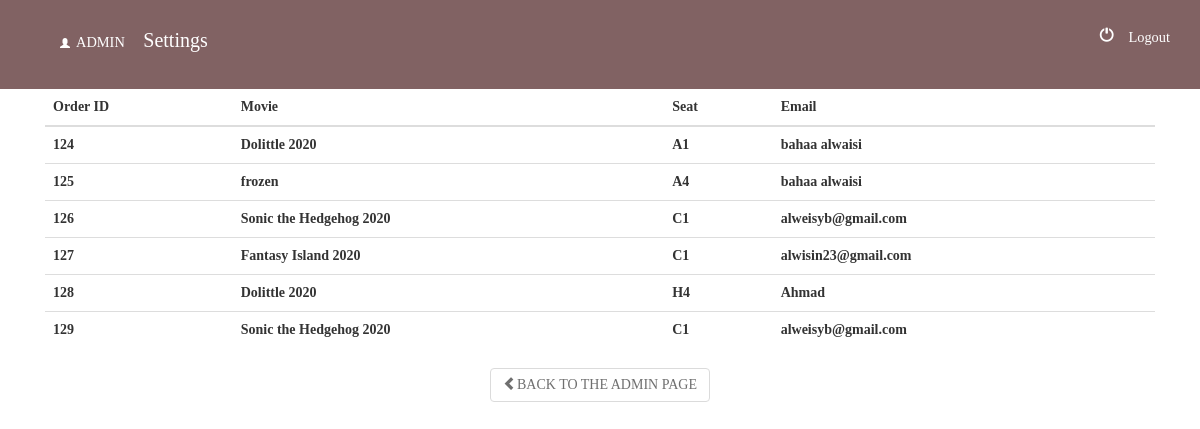
/orderseat.php (signed in), run on the app's committed database.
### tables this page shows
CREATE TABLE `user` (
  `userId` int(11) NOT NULL,
  `userName` varchar(255) NOT NULL,
  `password` varchar(255) NOT NULL,
  `status` int(3) DEFAULT NULL,
  `forgotten_answer` varchar(255) NOT NULL
);

CREATE TABLE `seat` (
  `id` int(11) NOT NULL,
  `movie` varchar(255) NOT NULL,
  `seat` longtext NOT NULL,
  `user` varchar(255) NOT NULL
);

### orderseat.php (the view, shortened to what this page needs)
<?php
  include_once ('db.php');
  ?>
  <!DOCTYPE html>
  <html lang="en"><head><meta http-equiv="Content-Type" content="text/html; charset=UTF-8">
  <link href="https://bootswatch.com/flatly/bootstrap.css" rel="stylesheet">
  <link href="http://netdna.bootstrapcdn.com/font-awesome/4.5.0/css/font-awesome.min.css" rel="stylesheet">
  <link href="css/ie10-viewport-bug-workaround.css" rel="stylesheet">
     <link href="css/bootstrap.css" rel="stylesheet">
  <link href="css/rotating-card.css" rel="stylesheet">
  <link href="css/style.css" rel="stylesheet">
    </head>
 <body>
 <div class="header">
		<div class="header-top-strip">
			<div class="container">
				<div class="header-top-left">
					<ul>
						<li>
							<?php include 'header.php'; ?>
						</li>
					</ul>
				</div>
			</div>
		</div>
    <div  class="container">
    <form action="" method="post" role="form">
      <table id="fresh-table" class="table" width="100%">
        <thead>
          <th data-field="ID" data-sortable="true">Order ID</th>
          <th data-field="date">Movie</th>
           <th data-field="time">Seat</th>
            <th data-field="theater">Email</th>
        </thead>
        <tbody>
          <?php
          $movieRes=$conn->query("select * from seat;");
          while ($movieRow=$movieRes->fetch_object()) {
            ?>
            <tr>
                  <td
                    style="font-weight: bold;"><?php echo "".$movieRow->id;?>
                  </td>
                 <td
                 style="font-weight: bold;"><?php echo "".$movieRow->movie;?>
                 </td>
                 <td
                 style="font-weight: bold;"><?php echo "".$movieRow->seat;?>
                 </td>
                 <td
                 style="font-weight: bold;"><?php echo "".$movieRow->user;?>
                 </td>
            </tr>
            <?php  } ?>
          </tbody>
        </table>
         </form>
           <center><div class="wrapper">
				<button class="btn btn-default" onclick="document.location.href='adminpage.php'" > <span class='glyphicon glyphicon-chevron-left'> </span>BACK TO THE ADMIN PAGE</button>
			</div>
            </center>
      </div>
    </div>
</body>

### header.php (shortened to what this page needs)
<?php
include 'db.php';
?>
<!DOCTYPE html>
<html>
<head>
	<link href="js/bootstrap.min.css" rel='stylesheet' type='text/css' />
	<link href="css/default.css" rel="stylesheet" type="text/css" media="all" />
</head>
<body>
	<div class="header">
		<div class="header-top-strip">
			<div class="container">
				<div class="header-top-left">
					<ul>
						<?php
						$userId=$_SESSION['user'];
						$res=$conn->query("select * from user where userId='$userId';");
						$row=$res->fetch_object();
						echo "
						<li ><a href='#'><span class='glyphicon glyphicon-user'> </span>". strtoupper($row->userName)."</a></li>"
						?>
						    <li><a style="color: white; text-decoration: none;font-size: 20px;" href="account_settings.php">Settings</a></li>
					</ul>
				</div>
				<div class="header-right">
					<div class="cart box_1">
						<a class="fontColor" href="logout.php"> <span class='glyphicon glyphicon-off'> Logout </a>
					</div>
				</div>
				<div class="clearfix"> </div>
			</div>
		</div>
	</div>
</body>
</html>

### css/style.css (style rules this page uses)
.table th, .table td { vertical-align: middle; box-sizing: border-box; }
a { color: #2CA8FF; }
.tagsinput .tag, .tagsinput-remove-link, .filter, .btn-hover, [data-toggle="collapse"] i, .btn, .pagination > li > a, .pagination > li > span { -webkit-transition: all 100ms linear; -moz-transition: all 100ms linear; -o-transition: all 100ms linear; -ms-transition: all 100ms linear; transition: all 100ms linear; }
.btn { border-width: 2px; background-color: transparent; font-weight: 600; opacity: 0.7; filter: alpha(opacity=70); padding: 8px 16px; border-color: #AAAAAA; color: #AAAAAA; }

### css/default.css (style rules this page uses)
body { padding:0; margin:0; font-family: 'Lato-Regular'; background:#fff; }
body a { transition:0.5s all; -webkit-transition:0.5s all; -moz-transition:0.5s all; -o-transition:0.5s all; -ms-transition:0.5s all; }
ul { margin:0; padding:0; }
.header-top-strip { padding:8px 0 14px 0; background-color:#816263; }
.header-top-left ul li { display: inline-block; margin-right:15px; }
.header-top-left ul li a { color:#fff; text-decoration:none; font-size:1.2vw; }
span.glyphicon.glyphicon-user,span.glyphicon.glyphicon-lock { font-size: 10px; vertical-align: initial; margin-right: 6px; }
.header-top-left { float: left; margin-top:5px; }
.header-right { float: right; margin-top: 5px; }

### data on the page
user: userName "ADMIN"
seat: id "124", movie "Dolittle 2020", seat "A1", user "bahaa alwaisi"
seat: id "125", movie "frozen", seat "A4", user "bahaa alwaisi"
seat: id "126", movie "Sonic the Hedgehog 2020", seat "C1", user "alweisyb@gmail.com"
seat: id "127", movie "Fantasy Island 2020", seat "C1", user "alwisin23@gmail.com"
seat: id "128", movie "Dolittle 2020", seat "H4", user "Ahmad"
seat: id "129", movie "Sonic the Hedgehog 2020", seat "C1", user "alweisyb@gmail.com"
